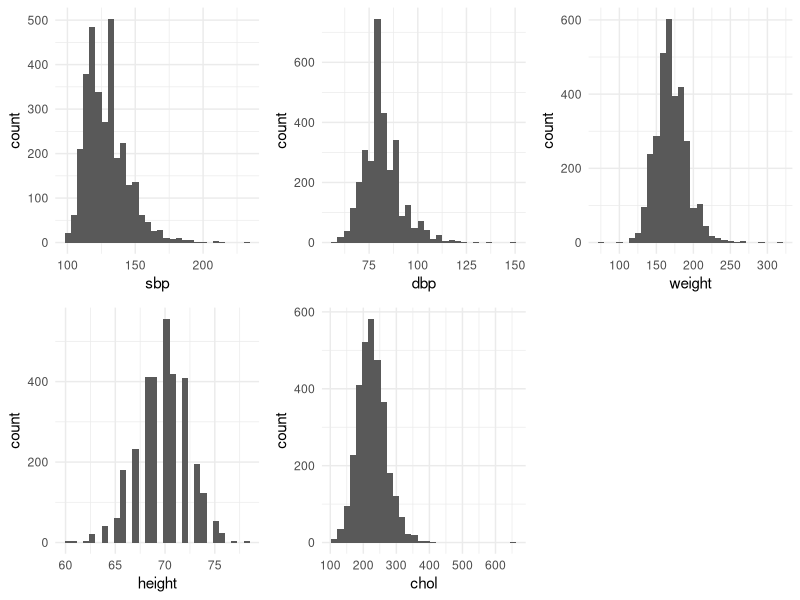
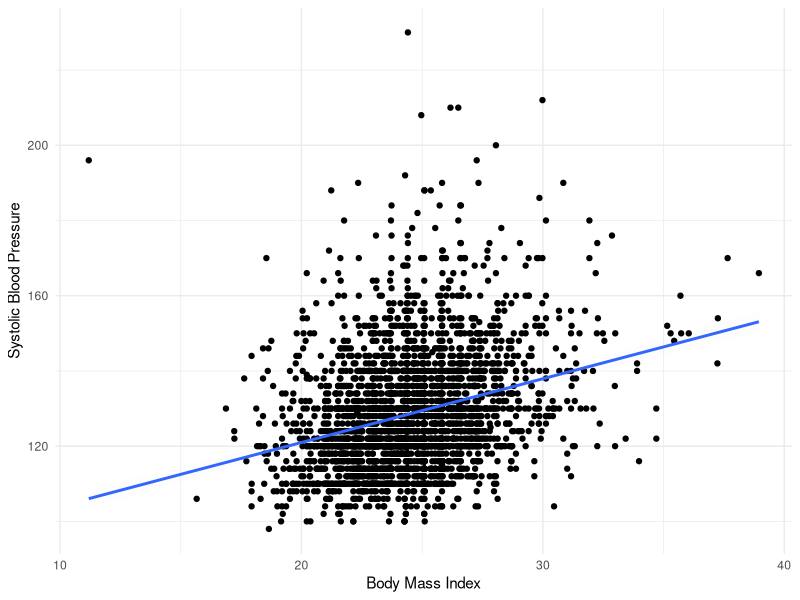

R code for these plots, in order:
library(tidyverse)
library(tibble)
library(readr)
library(skimr)
library(gridExtra)


setwd("\\\\wsl.localhost/Ubuntu/home/flemm0/school_stuff/USC_Fall_2023/PM592")

## Question 1

# 1a
a <- qnorm(p=0.01, mean=0, sd=1)

# 1b
b <- 2*pnorm(q=1.96, lower.tail=F)

# 1c
c <- qchisq(p=0.95, df=7)

# 1d
d <- pchisq(q=10, df=12)

# 1e
e <- abs(qt(p=.15/2, df=16))

# 1f
f <- pf(q=1.9, df1=7, df2=30)

ans <- tibble(
  "1a" = a, "1b" = b, "1c" = c, "1d" = d, "1e" = e, "1f" = f
)
ans


## Question 2

wcgs_raw <- readr::read_csv("./data/wcgs.csv")

# 2a
str(wcgs_raw)

names(wcgs_raw)

dim(wcgs_raw)


# 2b
wcgs <- wcgs_raw %>%
  mutate(weight_cat = cut(weight, breaks=c(-Inf, 140, 170, 201, Inf), labels=c("<140", "140-170", "170-200", ">200"), include.lowest=F, right=F))

wcgs %>%
  count(weight_cat) %>%
  mutate(pct = n / sum(n))
  
# 2c
wcgs <- wcgs %>%
  mutate(age_cat = cut(age, breaks=c(35, 41, 46, 51, 56, 60), labels=c("35-40", "41-45", "46-50", "51-55", "56-60"), right=F))

wcgs %>%
  count(weight_cat) %>%
  mutate(pct = n / sum(n))

# 2d
# bmi = (weight (lb) / [height (in)]^2) * 703
wcgs <- wcgs %>%
  mutate(bmi = (weight / height**2) * 703)

skim(wcgs$bmi)

# 2e
p1 <- ggplot(wcgs, aes(sbp)) + geom_histogram() + theme_minimal()
p2 <- ggplot(wcgs, aes(dbp)) + geom_histogram() + theme_minimal()
p3 <- ggplot(wcgs, aes(weight)) + geom_histogram() + theme_minimal()
p4 <- ggplot(wcgs, aes(height)) + geom_histogram() + theme_minimal()
p5 <- ggplot(wcgs, aes(chol)) + geom_histogram() + theme_minimal()
grid.arrange(p1, p2, p3, p4, p5, nrow=2)

# 2f
wcgs <- wcgs %>%
  mutate(sbp_log = log(sbp))

wcgs %>%
  select(sbp_log) %>%
  skim()

# 2g
wcgs %>%
  ggplot(aes(x=bmi, y=sbp)) +
  geom_point() +
  geom_smooth(method = "lm", alpha=.01) +
  labs(x="Body Mass Index", y="Systolic Blood Pressure") +
  theme_minimal()
